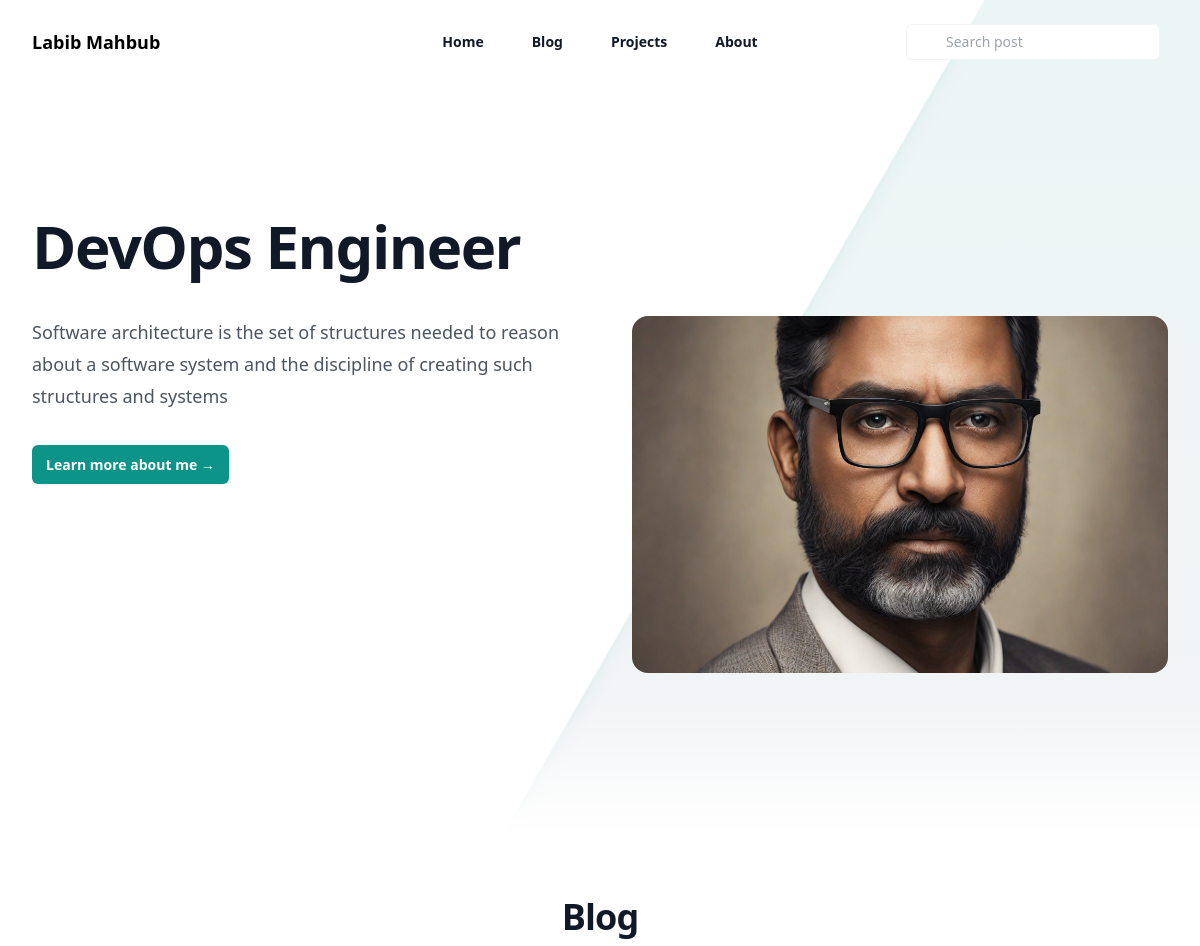
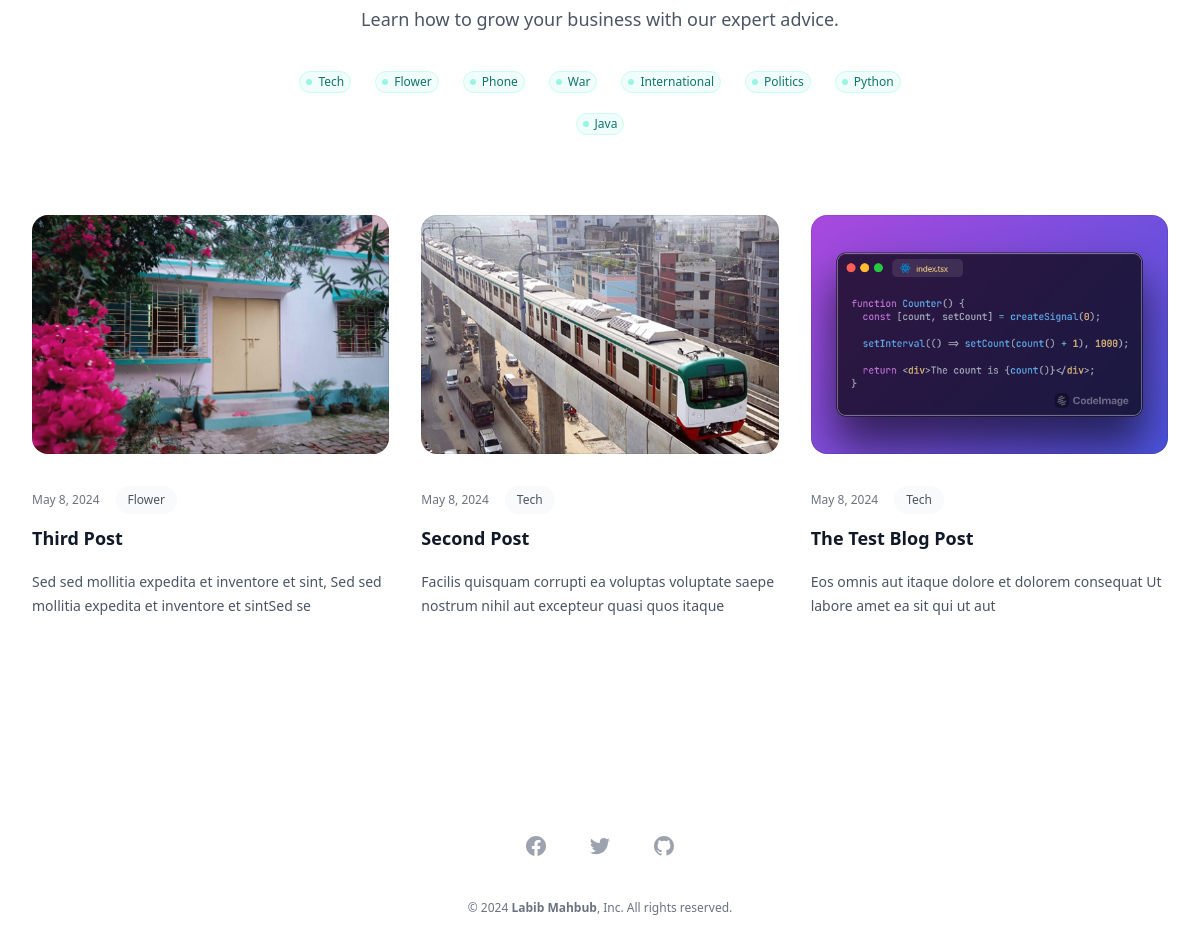
The page / on the database its author committed (2 pictures, top to bottom).
### a_webinfo/models.py (models this page shows, shortened)
class WebInfo(models.Model):
    name = models.CharField(max_length=255)
    title = models.CharField(max_length=255, blank=True)
    designation = models.CharField(max_length=255, blank=True)
    image = models.ImageField(upload_to='user_images/', blank=True, null=True, verbose_name='Image')
    bio = RichTextField(blank=True, null=True)

### a_blog/models.py (models this page shows, shortened)
class Category(models.Model):
    name = models.CharField(max_length=255)
    serial = models.PositiveIntegerField(default=0)
    slug = models.SlugField(max_length=250, unique=True, blank=True, null=True)
    def __str__(self):
        return self.name

class Post(models.Model):
    options = (
        ("draft", "Draft"),
        ("published", "Published"),
    )
    title = models.CharField(max_length=250)
    subtitle = models.CharField(max_length=100)
    slug = models.SlugField(max_length=250, unique=True, blank=True, null=True)  # Optional, for automatic slug generation
    author = models.ForeignKey(
        User, on_delete=models.CASCADE, related_name="post_author"
    )
    content = RichTextField(blank=True, null=True)
    created_at = models.DateTimeField(auto_now_add=True, editable=False)
    updated_at = models.DateTimeField(auto_now=True, editable=False)
    status = models.CharField(max_length=10, choices=options, default="draft")
    tags = TaggableManager()
    image = models.ImageField(upload_to='post_images/', blank=True)  # Add the ImageField
    category = models.ForeignKey(Category, on_delete=models.CASCADE, related_name='posts')
    class Meta:
        ordering = ("-created_at",)

### a_blog/views.py (the view)
# urls.py: path('',home_view)
def home_view(request):
    title = WebInfo.objects.first().name
    webinfo_obj = WebInfo.objects.first()
    posts = Post.objects.all()
    categories = Category.objects.all()
    context = {'title': title, 'webinfo_obj': webinfo_obj, 'posts':posts, 'categories':categories}  # Add other blog data
    return render(request,'base.html',context)

### templates/base.html (shortened to what this page needs)
{% load static %}
{% include 'header.html' %}
  <div class="relative isolate overflow-hidden bg-gradient-to-b from-teal-100/20 pt-14">
    <div
      class="absolute inset-y-0 right-1/2 -z-10 -mr-96 w-[200%] origin-top-right skew-x-[-30deg] bg-white shadow-xl shadow-teal-600/10 ring-1 ring-teal-50 sm:-mr-80 lg:-mr-96"
      aria-hidden="true"></div>
      {% block content %}
    <div class="mx-auto max-w-7xl px-6 py-32 sm:py-40 lg:px-8">
      <div
        class="mx-auto max-w-2xl lg:mx-0 lg:grid lg:max-w-none lg:grid-cols-2 lg:gap-x-16 lg:gap-y-6 xl:grid-cols-1 xl:grid-rows-1 xl:gap-x-8">
        {% if webinfo_obj %}
        <h1 class="max-w-2xl text-4xl font-bold tracking-tight text-gray-900 sm:text-6xl lg:col-span-2 xl:col-auto">
          {{ webinfo_obj.designation }}</h1>
          {% endif %}
        <div class="mt-6 max-w-xl lg:mt-0 xl:col-end-1 xl:row-start-1">
          {% if webinfo_obj %}
          <p class="text-lg leading-8 text-gray-600"> {{ webinfo_obj.title }} </p>
          {% endif %}
          <div class="mt-10 items-center gap-x-6 hidden lg:block">
            <a href="about"
              class="rounded-md bg-teal-600 px-3.5 py-2.5 text-sm font-semibold text-white shadow-sm hover:bg-teal-500 focus-visible:outline focus-visible:outline-2 focus-visible:outline-offset-2 focus-visible:outline-teal-600">Learn
              more about me <span aria-hidden="true">→</a>
          </div>
        </div>
        {% if webinfo_obj %}
        {% if webinfo_obj.image %}
        <img
          class="mt-10 aspect-[3/2] w-full max-w-lg rounded-2xl object-cover sm:mt-16 lg:mt-0 lg:max-w-none xl:row-span-2 xl:row-end-2"
          src=" {{ webinfo_obj.image.url }}" alt="{{ webinfo_obj.name }}">
        {% endif %}
        {% else %}
        <p>Image Not Found.</p>
        {% endif %}
      </div>
    </div>
    {% endblock %}
    <div class="absolute inset-x-0 bottom-0 -z-10 h-24 bg-gradient-to-t from-white sm:h-32"></div>
  </div>
  <div class="bg-white py-12 sm:py-16">
    <div class="mx-auto max-w-7xl px-6 lg:px-8">
      <div class="mx-auto max-w-2xl text-center">
        <h2 class="text-3xl font-bold tracking-tight text-gray-900 sm:text-4xl">Blog</h2>
        <p class="mt-2 text-lg leading-8 text-gray-600">Learn how to grow your business with our expert advice.</p>
        <div class="flex items-center justify-center bg-white p-4">
          <div class="flex flex-wrap justify-center gap-x-6 gap-y-4">
            {% for category in categories %}
            <a href="/category/{{ category.slug }}">
          <span
            class="inline-flex cursor-pointer items-center gap-x-1.5 rounded-full border-[1px] border-teal-100 bg-teal-50 hover:bg-teal-100 px-1.5 py-0.5 text-xs font-medium text-teal-700">
            <svg class="h-1.5 w-1.5 fill-teal-200" viewBox="0 0 6 6" aria-hidden="true">
              <circle cx="3" cy="3" r="3" />
            </svg>
            {{category.name}}
          </span>
        </a>
        {% endfor %}
        </div>
        </div>
      </div>
      <div class="mx-auto mt-16 grid max-w-2xl grid-cols-1 gap-x-8 gap-y-20 lg:mx-0 lg:max-w-none lg:grid-cols-3">
        {% for post in posts %}
        <article class="flex flex-col items-start justify-between">
          <a href="/blog/{{ post.slug }}">
          <div class="relative w-full">
            {% if post.image %}
            <img src="{{ post.image.url }}" alt=""
              class="aspect-[16/9] w-full rounded-2xl bg-gray-100 object-cover sm:aspect-[2/1] lg:aspect-[3/2]">
              {% endif %}
              <div class="absolute inset-0 rounded-2xl ring-1 ring-inset ring-gray-900/10"></div>
          </div>
        </a>
          <div class="max-w-xl">
            <div class="mt-8 flex items-center gap-x-4 text-xs">
              <time datetime="{{ post.updated_at|date:"F j, Y" }}" class="text-gray-500">{{ post.updated_at|date:"F j, Y" }}</time>
              <a href="/category/{{ post.category.slug }}"
                class="relative z-10 rounded-full bg-gray-50 px-3 py-1.5 font-medium text-gray-600 hover:bg-gray-100">{{post.category}}</a>
            </div>
            <div class="group relative">
              <h3 class="mt-3 text-lg font-semibold leading-6 text-gray-900 group-hover:text-gray-600">
                {% if post.image %}
                <a href="/blog/{{ post.slug }}">
                  <span class="absolute inset-0"></span>
                  {{ post.title }}
                </a>
                {% endif %}
              </h3>
              <p class="mt-5 line-clamp-3 text-sm leading-6 text-gray-600">{{ post.subtitle }}</p>
            </div>
          </div>
        </article>
        {% endfor %}
      </div>
    </div>
  </div>
  {% include 'footer.html' %}

### templates/header.html (shortened to what this page needs)
{% load static %}
<!DOCTYPE html>
<html lang="en">
<head>
  <link rel="stylesheet" href="{% if debug %}{% static 'css/style.css' %}{% else %}{% static 'css/style.min.css' %}{% endif %}">
</head>
<body class="bg-gray-100">
  <header x-data="{ open: false }" @keydown.window.escape="open = false" class="absolute inset-x-0 top-0 z-50">
    <nav class="mx-auto flex max-w-7xl items-center justify-between p-6 lg:px-8" aria-label="Global">
      <div class="flex lg:flex-1">
        <a href="/" class="-m-1.5 p-1.5">
          <h3>{{webinfo_obj.name}}</h3>
        </a>
      </div>
      <div class="hidden lg:flex lg:gap-x-12">
        <a href="/" class="text-sm font-semibold leading-6 text-gray-900">Home</a>
        <a href="/blog" class="text-sm font-semibold leading-6 text-gray-900">Blog</a>
        <a href="/projects" class="text-sm font-semibold leading-6 text-gray-900">Projects</a>
        <a href="/about" class="text-sm font-semibold leading-6 text-gray-900">About</a>
      </div>
      <div class="hidden lg:flex lg:flex-1 lg:justify-end">
        <div class="flex flex-1 items-center justify-center px-2 lg:ml-6 lg:justify-end">
          <form id="search-form"action="{% url 'search_posts' %}" method="get">
            <div class="w-full max-w-lg lg:max-w-xs">
              <div class="relative">
                <input id="search"  name="query" id="query"
                  class="block w-full rounded-md border-0 bg-white py-1.5 pl-10 pr-3 text-gray-900 ring-1 ring-inset ring-gray-100 placeholder:text-gray-400 focus:ring-2 focus:ring-inset focus:ring-gray-600 sm:text-sm sm:leading-6"
                  placeholder="Search post" type="search">
              </div>
            </div>
          </form>
        </div>
      </div>
    </nav>
  </header>

### templates/footer.html (shortened to what this page needs)
<footer class="bg-white">
    <div class="mx-auto max-w-7xl overflow-hidden px-6 pt-20 sm:pt-24 lg:px-8">
      <div class="mt-10 flex justify-center space-x-10">
        <a href="#" class="text-gray-400 hover:text-gray-500">
        </a>
        <a href="#" class="text-gray-400 hover:text-gray-500">
        </a>
        <a href="#" class="text-gray-400 hover:text-gray-500">
        </a>
      </div>
      <p class="mt-10 text-center text-xs leading-5 text-gray-500">&copy; 2024 <span class="font-bold">{{webinfo_obj.name}}</span>, Inc. All rights reserved.</p>
    </div>
  </footer>
</body>
</html>

### rows shown on the page
WebInfo: name "Labib Mahbub", designation "DevOps Engineer", title "Software architecture is the set of structures needed to reason about a software system and the discipline of creating such structures and systems", image (picture)
Category: name "Tech"
Category: name "Flower"
Category: name "Phone"
Category: name "War"
Category: name "International"
Category: name "Politics"
Category: name "Python"
Category: name "Java"
Post: image (picture), updated_at "May 8, 2024", category "Flower", title "Third Post", subtitle "Sed sed mollitia expedita et inventore et sint, Sed sed mollitia expedita et inventore et sintSed se"
Post: image (picture), updated_at "May 8, 2024", category "Tech", title "Second Post", subtitle "Facilis quisquam corrupti ea voluptas voluptate saepe nostrum nihil aut excepteur quasi quos itaque"
Post: image (picture), updated_at "May 8, 2024", category "Tech", title "The Test Blog Post", subtitle "Eos omnis aut itaque dolore et dolorem consequat Ut labore amet ea sit qui ut aut"
